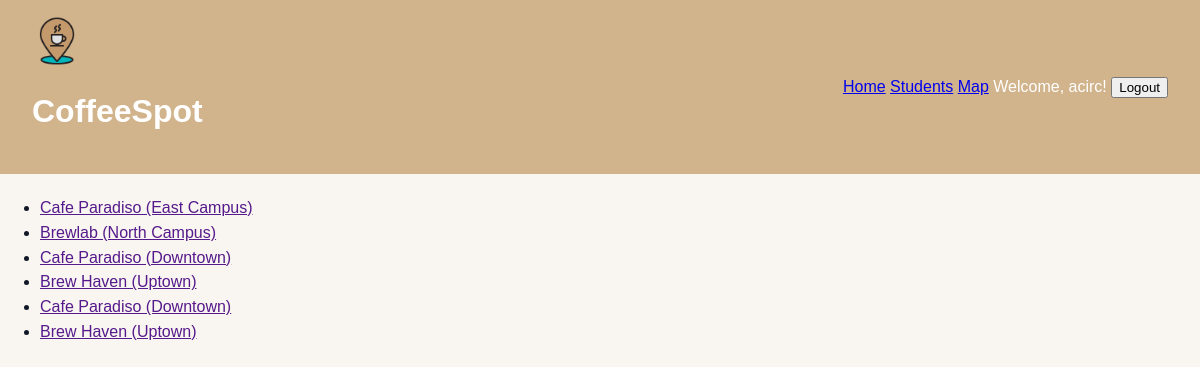
The page /students/coffeeshops/ (signed in) on the database its author committed.
### students/models.py (models this page shows)
class CoffeeShop(models.Model):
    shop_id = models.AutoField(primary_key=True)
    name = models.CharField(max_length=100)
    location = models.CharField(max_length=200)
    capacity = models.IntegerField(default=0)
    def __str__(self):
        return f"{self.name} ({self.location})"

### students/views.py (the view)
# urls.py: path("coffeeshops/", coffeeshop_list_render, name="coffeeshop-list"),
@login_required(login_url='login_urlpattern')
def coffeeshop_list_render(request):
    coffeeshops = CoffeeShop.objects.all()
    return render(request, 'coffeeshop_list.html', {'coffeeshops' : coffeeshops})

### templates/coffeeshop_list.html (shortened to what this page needs)
{% extends "base.html" %}
{%  block content %}
<ul>
    {% for coffeeshop_for_loop in coffeeshops %}
        <li>
            <a href=""> {{ coffeeshop_for_loop }}</a>
        </li>
    {%  empty %}
        <li>No coffee shops yet!</li>
    {% endfor %}
</ul>
{%  endblock %}

### templates/base.html (shortened to what this page needs)
{% load static %}
{% load static %}
<head>
    <link rel="stylesheet" href="{% static 'style.css' %}">
</head>
<body>
    <header class="site-header">
        <div class="header-container">
            <div class="brand">
                <img src="{% static 'coffee_icon.png' %}" alt="Logo" class="logo">
                <h1 class="site-title">CoffeeSpot</h1>
            </div>
            <nav class="nav">
                <a href="/">Home</a>
                <a href="/students/">Students</a>
                <a href="/map/">Map</a>
                {% if user.is_authenticated %}
                    <span class="welcome-text">Welcome, {{ user.username }}!</span>
                    <form method="post" action="{% url 'logout_urlpattern' %}" style="display:inline;">
                        <button type="submit" class="logout-btn">Logout</button>
                    </form>
                {% else %}
                    <a href="{% url 'login_urlpattern' %}">Login</a>
                    <a href="{% url 'signup_urlpattern' %}">Sign Up</a>
                {% endif %}
            </nav>
        </div>
    </header>
    {% block content %}{% endblock %}
</body>

### static/style.css (style rules this page uses)
body { background-color: #f9f5f0; font-family: 'Poppins', sans-serif; color: #111827; line-height: 1.55; margin: 0; }
.site-header { background-color: #d2b48c; padding: 1rem 2rem; color: white; }
.header-container { display: flex; justify-content: space-between; align-items: center; }
.logo { width: 50px; height: 50px; object-fit: contain; }

### rows shown on the page
CoffeeShop: name+location "Cafe Paradiso (East Campus)"
CoffeeShop: name+location "Brewlab (North Campus)"
CoffeeShop: name+location "Cafe Paradiso (Downtown)"
CoffeeShop: name+location "Brew Haven (Uptown)"
CoffeeShop: name+location "Cafe Paradiso (Downtown)"
CoffeeShop: name+location "Brew Haven (Uptown)"

### other values the page prints
{{ user.username }} "acirc"
